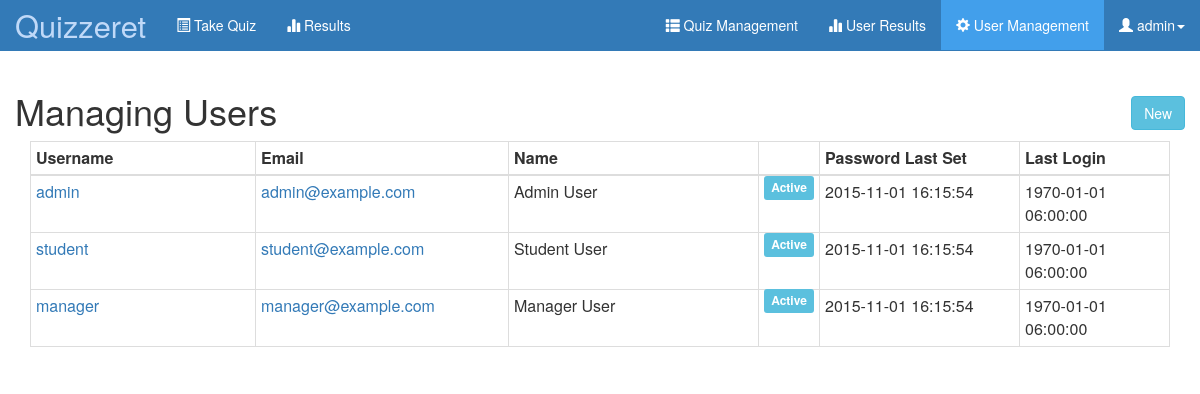
The app's page /index.php?action=manageUsers (signed in), older data.
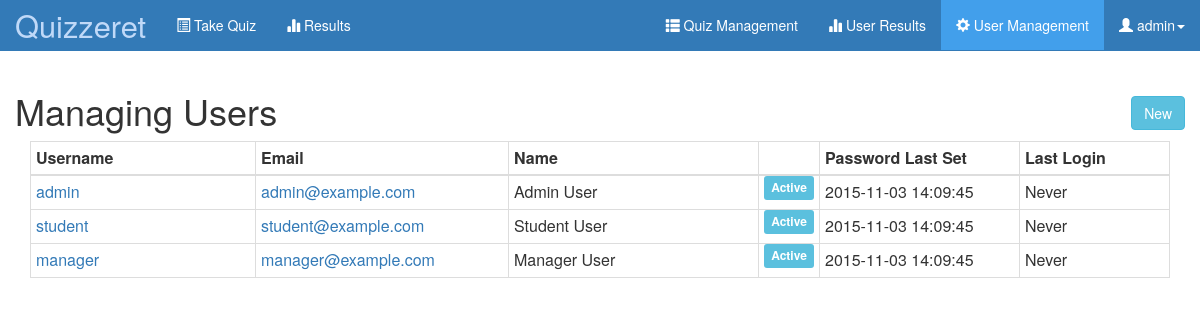
The same page, newer data.
### tables this page shows
CREATE TABLE `USERS` (
  `UserID` int(11) NOT NULL AUTO_INCREMENT,
  `Username` varchar(200) NOT NULL,
  `Email` varchar(200) NOT NULL,
  `FirstName` varchar(200) NOT NULL,
  `LastName` varchar(200) NOT NULL,
  `Password` varchar(512) NOT NULL,
  `PasswordLastSetOn` datetime NOT NULL,
  `PasswordLastSetBy` int(11) NOT NULL,
  `PasswordLastSetByIP` varchar(50) NOT NULL,
  `LastLoggedInOn` datetime NOT NULL,
  `IsLocked` bit(1) NOT NULL,
  `CreatedOn` datetime NOT NULL,
  `CreatedBy` int(11) NOT NULL,
  `CreatedByIP` varchar(50) NOT NULL,
  `LastModifiedOn` datetime NOT NULL,
  `LastModifiedBy` int(11) NOT NULL,
  `LastModifiedByIP` varchar(50) NOT NULL,
  PRIMARY KEY (`UserID`)
);

### includes/helperFunctions.php (called while the page is built, shortened)
<?php
function doesUserHaveRole($userID, $roleName) {
    $connection = mysqli_connect("localhost", "php", "password");
    if (!$connection) {
    } else {
        $queryString = "SELECT RoleID FROM ROLES WHERE RoleName = '$roleName';";
        $qCheckRoleExists= mysqli_query($connection,$queryString);
        $roleID = $qCheckRoleExists->fetch_object()->RoleID;
        $queryString = "SELECT * FROM USER_ROLES WHERE RoleID = '$roleID' AND UserID = '$userID';";
        $qCheckRole= mysqli_query($connection,$queryString);
        if (!is_bool($qCheckRole) && mysqli_num_rows($qCheckRole) == 1) {
            return true;
        } else {
            return false;
        }
    }
}
function getDateTimeDisplay($date) {
    if ($date == '1970-01-01 00:00:00') {
        return 'Never';
    } else {
        return $date;
    }
}

### models/user.php (called while the page is built, shortened)
<?php
class user {
    public function load($userID){
        $connection = mysqli_connect("localhost", "php", "password");
        if (!$connection) {
        } else {
            $userID = mysqli_real_escape_string($connection, stripslashes($userID));
            $queryString = "SELECT * FROM USERS WHERE UserID='$userID';";
            $qCheckLogin = mysqli_query($connection, $queryString);
            if (!is_bool($qCheckLogin) && mysqli_num_rows($qCheckLogin) == 1) {
                $qCheckLoginObj = $qCheckLogin->fetch_object();
                $this->Username = $qCheckLoginObj->Username;
            } else {
            }
            return $this;
        }
    }
    public function loadAll() {
        $connection = mysqli_connect("localhost", "php", "password");
        if (!$connection) {
            $errorMsg = "no connection";
        } else {
            $queryString = "SELECT * FROM USERS;";
            $getUsers = mysqli_query($connection, $queryString);
            $userList = [];
            if (is_bool($getUsers) && !$getUsers) {
                $errorMsg = 'bad query';
            } else {
                $getUsers->fetch_array();
                foreach ($getUsers as $userThing) {
                    array_push($userList, (new user())->populateFromQuery($userThing));
                }
            }
        }
        return $userList;
    }
    public function populateFromQuery($queryRow) {
        $this->UserID = $queryRow['UserID'];
        $this->Username = $queryRow['Username'];
        $this->Email = $queryRow['Email'];
        $this->FirstName = $queryRow['FirstName'];
        $this->LastName = $queryRow['LastName'];
        $this->PasswordLastSetOn = $queryRow['PasswordLastSetOn'];
        $this->LastLoggedInOn = $queryRow['LastLoggedInOn'];
        $this->IsLocked = $queryRow['IsLocked'];
        return $this;
    }
}

### views/manageUsers.php (the view)
<?php
$userList =  (new user())->loadAll();
?>
<div class="row">
    <h1>Managing Users<a href="index.php?action=userForm&userID=0" class="btn btn-info" style="float:right;margin-top:5px;">New</a></h1>
    <div class="col-sm-12">
        <?php if(count($userList) < 1) {
            echo 'No users found..';
        } else {
            echo "
                <table class=\"table table-condensed table-bordered\">
                    <thead>
                        <tr>
                            <th style=\"width:225px;\">
                                Username
                            </th>
                            <th>
                                Email
                            </th>
                            <th style=\"width:250px;\">
                                Name
                            </th>
                            <th style=\"width:50px;\">
                                &nbsp;
                            </th>
                            <th style=\"width:200px;\">
                                Password Last Set
                            </th>
                            <th style=\"width:150px;\">
                                Last Login
                            </th>
                        </tr>
                    </thead>
                    <tbody>";
            foreach ($userList as $singleUser) {
                echo "<tr>
                        <td>
                            <a href=\"index.php?action=userDetail&userID=$singleUser->UserID\">$singleUser->Username</a>
                        </td>
                        <td>
                            <a href=\"index.php?action=userDetail&userID=$singleUser->UserID\">$singleUser->Email</a>
                        </td>
                        <td>
                            $singleUser->FirstName $singleUser->LastName
                        </td>
                        <td style=\"text-align:center;\">
                        ";
                if ($singleUser->IsLocked == 1) {
                    echo "<span class=\"label label-warning\">Locked</span>";
                } else {
                    echo "<span class=\"label label-info\">Active</span>";
                }
                echo "<td>
                            ".getDateTimeDisplay($singleUser->PasswordLastSetOn)."
                        </td>
                        <td>
                            ".getDateTimeDisplay($singleUser->LastLoggedInOn)."
                        </td>
                    </tr>
                ";
            }
            echo "</tbody>
                </table>
            ";
        }
        ?>
    </div>
</div>

### index.php (shortened to what this page needs)
<?php
$activeNavTab='login';
if (!isset($_GET["action"])) {
    $toInclude = ['views/login.php'];
    $pageTitle='Log In';
    $activeNavTab='login';
    $securedPage=false;
} else {
    switch($_GET["action"]) {
        case "manageUsers": $toInclude = ['includes/securityCheck_userSection.php','views/manageUsers.php']; $pageTitle='Manage Users'; $activeNavTab = "userManage";  break;
    }
}
include_once "includes/helperFunctions.php";
include_once "models/user.php";
?>
<html>
    <head>
        <link href="./assets/css/bootstrap.min.css" rel="stylesheet">
        <link href="./assets/css/main.css" rel="stylesheet">
    </head>
    <body>
        <?php include_once "includes/navbar.php"; ?>
        <div class="container">
            <?php
                foreach($toInclude as $singleInclude) {
                    include_once($singleInclude);
                }
            ?>
        </div>
    </body>
</html>

### includes/navbar.php
<nav class="navbar navbar-default navbar-static-top navbar-inverse" role="navigation">
    <div class="container-fluid">
        <div class="navbar-header">
            <a class="navbar-brand" href="index.php?action=login">Quizzeret</a>
        </div>
        <div class="collapse navbar-collapse" id="bs-example-navbar-collapse-1">
            <?php
            if(doesUserHaveRole($_SESSION['loggedInUserID'],"TEACH") || doesUserHaveRole($_SESSION['loggedInUserID'],"STUDENT") ) {
                echo "
                    <ul class=\"nav navbar-nav navbar-left\">
                        <li";
                if ($activeNavTab == "quizList") {echo " class=\"active\"";}
                echo "><a href=\"index.php?action=quizList\"><i class=\"glyphicon glyphicon-list-alt\"></i>&nbsp;Take Quiz</a></li>
                    <li";
                if ($activeNavTab == "quizResults") {echo " class=\"active\"";}
                echo "><a href=\"index.php?action=quizResults\"><i class=\"glyphicon glyphicon-stats\"></i>&nbsp;Results</a></li>
                    </ul>
                ";
            }
            ?>
            <ul class="nav navbar-nav navbar-right">
                <?php
                if(doesUserHaveRole($_SESSION['loggedInUserID'],"TEACH")) {
                    echo "<li";
                    if ($activeNavTab == "manageQuiz") {echo " class=\"active\"";}
                    echo "><a href='index.php?action=manageQuiz'><i class='glyphicon glyphicon-th-list'></i>&nbsp;Quiz Management</a></li>";
                    echo "<li";
                    if ($activeNavTab == "userResults") {echo " class=\"active\"";}
                    echo "><a href='index.php?action=userResults'><i class='glyphicon glyphicon-stats'></i>&nbsp;User Results</a></li>";
                }
                if(doesUserHaveRole($_SESSION['loggedInUserID'],"TEACH") || doesUserHaveRole($_SESSION['loggedInUserID'],"USERMANAGE")) {
                    echo "<li";
                    if ($activeNavTab == "userManage") {echo " class=\"active\"";}
                    echo "><a href='index.php?action=manageUsers'><i class='glyphicon glyphicon-cog'></i>&nbsp;User Management</a></li>";
                }
                if ($_SESSION['loggedIn']) {
                    echo "
                        <li class=\"dropdown\">
                            <a href=\"#\" class=\"dropdown-toggle\" data-toggle=\"dropdown\">
                                <i class=\"glyphicon glyphicon-user glyphicon-white\"></i>&nbsp;".(new user())->load($_SESSION['loggedInUserID'])->Username."<b class=\"caret\"></b>
                            </a>
                            <ul id=\"actions-submenu\" class=\"dropdown-menu\">";
                                echo "<li><a href=\"index.php?action=logout\">Logout</a></li>
                            </ul>
                        </li>
                    ";
                } else {
                    echo "<li><a href=\"index.php?action=login\">Login</a></li>";
                }
                ?>
            </ul>
        </div>
    </div>
</nav>

### assets/css/main.css (style rules this page uses)
.navbar { margin-bottom: 0px; }
.navbar-default { background-color: rgb(51, 122, 183); border-color: rgb(51, 122, 183); }
.navbar-brand { font-size: 220%; }
.navbar-default .navbar-brand { color: #ffffff; }
.navbar-default .navbar-nav > li > a { color: #ffffff; }
.navbar-default .navbar-nav > .active > a, .navbar-default .navbar-nav > .active > a:hover, .navbar-default .navbar-nav > .active > a:focus { color: #ffffff; background-color: rgb(66, 159, 235); }
.navbar-default .navbar-collapse, .navbar-default .navbar-form { border-color: #ffffff; }

Row changes from the older to the newer data that the page shows:
changed users "admin": PasswordLastSetOn "2015-11-01 16:15:54" → "2015-11-03 14:09:45"; LastLoggedInOn "1970-01-01 06:00:00" → "Never"
changed users "student": PasswordLastSetOn "2015-11-01 16:15:54" → "2015-11-03 14:09:45"; LastLoggedInOn "1970-01-01 06:00:00" → "Never"
changed users "manager": PasswordLastSetOn "2015-11-01 16:15:54" → "2015-11-03 14:09:45"; LastLoggedInOn "1970-01-01 06:00:00" → "Never"
